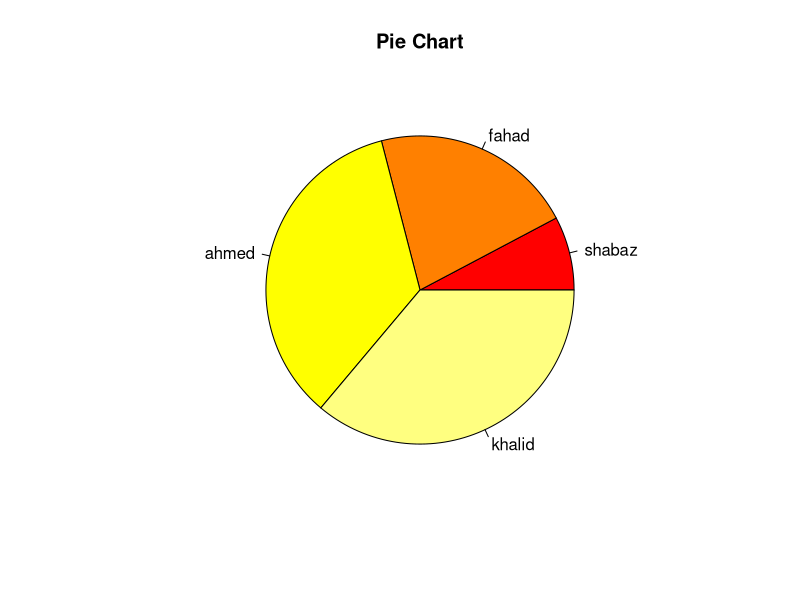
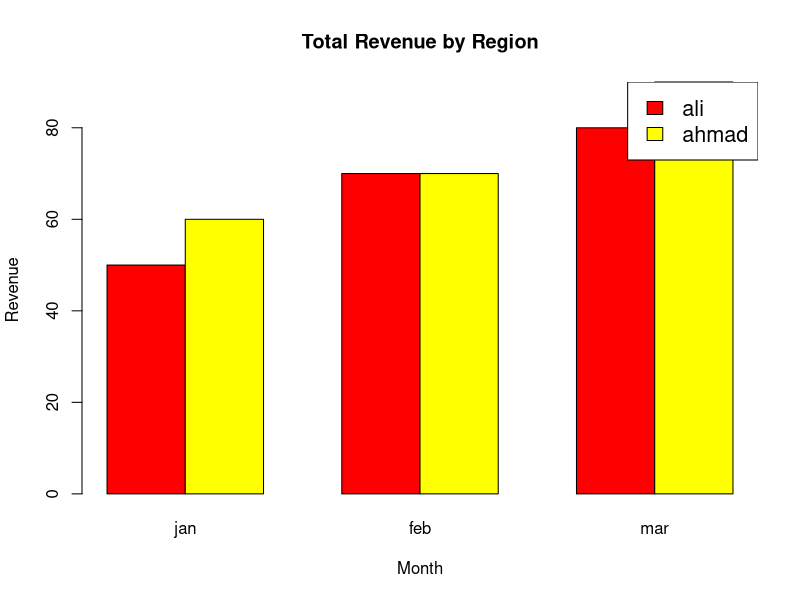

These charts were generated, in order, by the following R code:
x = c(1,3,5)
y = c(-3,-5,-8)

png('01_lec.png', width = 800, height = 600)

# line chart
# plot(x,y,col='red',main='My Plot',xlab='x axis',ylab='y axis',type='l',lwd=3)

# Sample data
# x1 <- rnorm(10)
# y2 <- rnorm(10)

# Scatter plot
# plot(x1, y2, col = "darkgreen",cex=4, main = "Scatter Plot",xlab = "X-axis", ylab = "Y-axis", pch = 10)

# Histogram
# data <- c(5, 10, 15, 20, 25, 10, 20, 15, 10, 30, 25, 20, 15, 10, 5)
# hist(data, col = "purple", main = "Histogram",
#      xlab = "Values", ylab = "Frequency")

# Pie chart
x <- c(12, 33, 54, 56)
pie(x,
 labels =c('shabaz', 'fahad', 'ahmed', 'khalid'), main = 'Pie Chart', col=heat.colors(length(x))
)
# legend(
#     'topright',
#     legend = c('ali', 'ahmad', 'hassan', 'khalid'),
#     fill = heat.colors(length(x)),
#     cex = 1.3
# )

# 3d pie chart using plotrix
# library(plotrix)
# x <- c(12, 33, 54, 56)
# pie3D(x, labels = c('ali', 'ahmad', 'hassan', 'khalid'), main = '3D Pie Chart', col = heat.colors(length(x)), border = 'red')

# bar chart
# x <- c(12, 33, 54, 56)
# barplot(x,
# horiz = FALSE,
# names.arg = c('ali', 'ahmad', 'hassan', 'khalid'),
# main = 'Bar Chart',
# xlab = 'Categories',
# ylab = 'Values', 
# col = heat.colors(length(x)))

# component bar chart
values = matrix(
    c(50,60,70,70,80,90),
    nrow=2,
    ncol =3, 
    byrow = FALSE
)

barplot(
    values, 
    main = "Total Revenue by Region", 
    xlab = "Month", 
    ylab = "Revenue",
    beside =TRUE,
    names.arg=c('jan', 'feb','mar'),
    col= heat.colors(2)
)
 legend(
    'topright',
    legend = c('ali', 'ahmad'),
    fill = heat.colors(2),
    cex = 1.3
)


dev.off()
